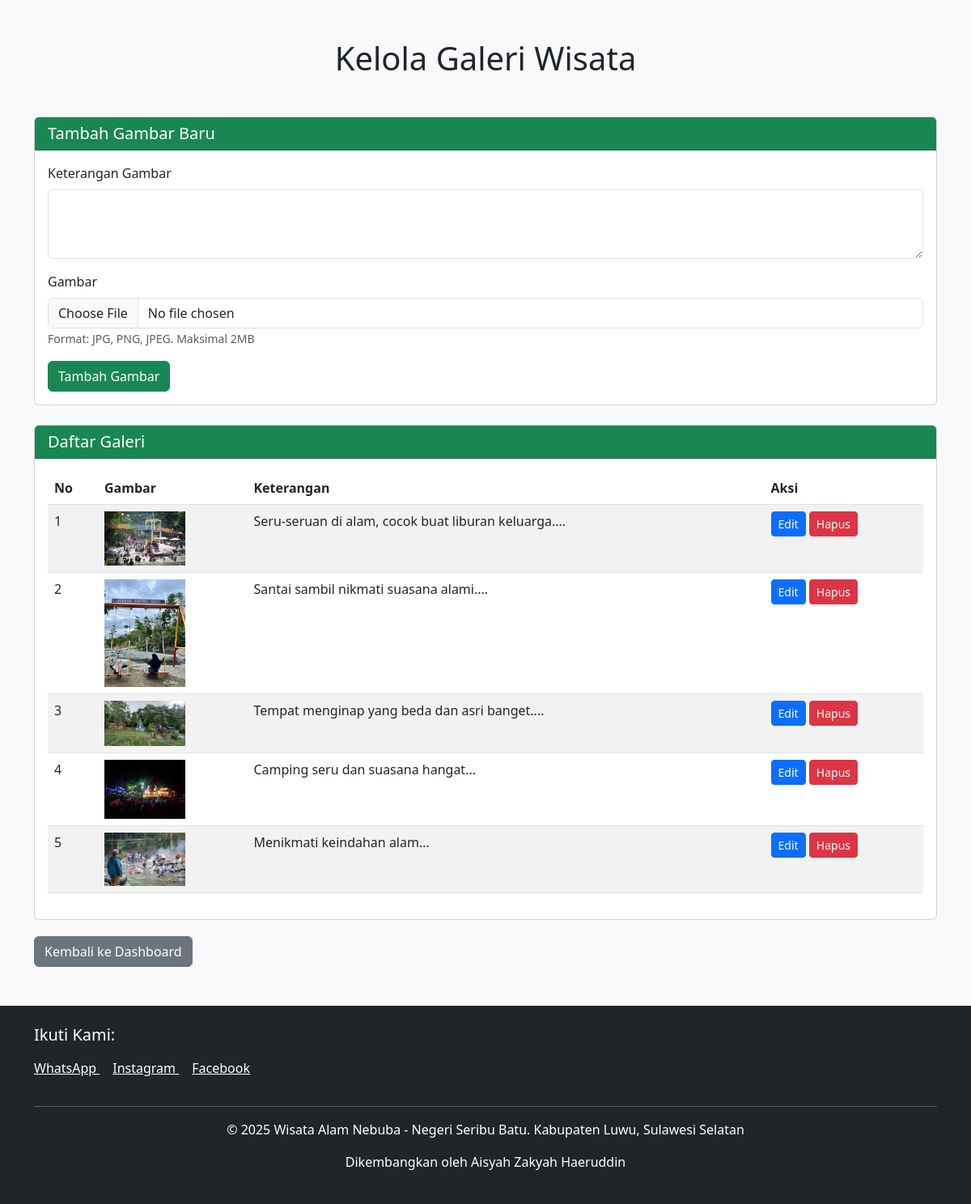
Page /admin/kelola_galeri.php (signed in) on the committed database.
### tables this page shows
CREATE TABLE `galeri` (
  `id` int(11) NOT NULL,
  `keterangan` text NOT NULL,
  `gambar` varchar(250) NOT NULL
);

### admin/kelola_galeri.php (the view, shortened to what this page needs)
<?php
include '../includes/header.php';
include '../config/database.php';
$query = "SELECT * FROM galeri";
$result = mysqli_query($conn, $query);
?>
<div class="container admin-dashboard my-5">
    <h1 class="text-center mb-5">Kelola Galeri Wisata</h1>
    <div class="card mb-4">
        <div class="card-header bg-success text-white">
            <h5 class="mb-0">Tambah Gambar Baru</h5>
        </div>
        <div class="card-body">
            <form method="POST" action="../crud_galeri.php" enctype="multipart/form-data">
                <div class="mb-3">
                    <label for="keterangan" class="form-label">Keterangan Gambar</label>
                    <textarea class="form-control" id="keterangan" name="keterangan" rows="3" required></textarea>
                </div>
                <div class="mb-3">
                    <label for="gambar" class="form-label">Gambar</label>
                    <input type="file" class="form-control" id="gambar" name="gambar" required>
                    <small class="text-muted">Format: JPG, PNG, JPEG. Maksimal 2MB</small>
                </div>
                <button type="submit" name="tambah" class="btn btn-success">Tambah Gambar</button>
            </form>
        </div>
    </div>
    <div class="card">
        <div class="card-header bg-success text-white">
            <h5 class="mb-0">Daftar Galeri</h5>
        </div>
        <div class="card-body">
            <div class="table-responsive">
                <table class="table table-striped">
                    <thead>
                        <tr>
                            <th>No</th>
                            <th>Gambar</th>
                            <th>Keterangan</th>
                            <th>Aksi</th>
                        </tr>
                    </thead>
                    <tbody>
                        <?php $no = 1; while($galeri = mysqli_fetch_assoc($result)): ?>
                        <tr>
                            <td><?= $no++ ?></td>
                            <td><img src="../assets/img/galeri/<?= $galeri['gambar'] ?>" width="100"></td>
                            <td><?= substr($galeri['keterangan'], 0, 50) ?>...</td>
                            <td>
                                 <button class="btn btn-sm btn-primary" data-bs-toggle="modal" data-bs-target="#editModal<?= $galeri['id'] ?>">
        Edit
    </button>
    <a href="../crud_galeri.php?hapus=<?= $galeri['id'] ?>" class="btn btn-sm btn-danger" onclick="return confirm('Yakin ingin menghapus?')">
        Hapus
    </a>
                            </td>
                        </tr>
                        <?php endwhile; ?>
                    </tbody>
                </table>
            </div>
        </div>
    </div>
    <div class="mt-3">
        <a href="dashboard.php" class="btn btn-secondary">Kembali ke Dashboard</a>
    </div>
</div>
<?php include '../includes/footer.php'; ?>

### includes/header.php (shortened to what this page needs)
<!DOCTYPE html>
<html lang="id">
    <link href="https://cdnjs.cloudflare.com/ajax/libs/lightbox2/2.11.3/css/lightbox.min.css" rel="stylesheet">
<head>
    <link rel="stylesheet" href="https://cdnjs.cloudflare.com/ajax/libs/font-awesome/6.4.0/css/all.min.css">
    <link href="https://cdn.jsdelivr.net/npm/bootstrap@5.3.0/dist/css/bootstrap.min.css" rel="stylesheet">
    <link href="https://cdn.jsdelivr.net/npm/bootstrap@5.3.0/dist/css/bootstrap.min.css" rel="stylesheet">
    <link rel="stylesheet" href="assets/css/style.css">
</head>
<body>

### includes/footer.php (shortened to what this page needs)
<footer class="bg-dark text-white py-4 mt-5">
    <div class="container">
        <div class="row">
            <div class="col-md-6 text-center text-md-start">
                <h5>Ikuti Kami:</h5>
                <div class="social-media mb-3">
                    <a href="https://wa.me/6285342747891" class="text-white me-3" target="_blank" title="WhatsApp">
                        <i class="bi bi-whatsapp fs-4"></i> WhatsApp
                    </a>
                    <a href="https://www.instagram.com/nebuba/" class="text-white me-3" target="_blank" title="Instagram">
                        <i class="bi bi-instagram fs-4"></i> Instagram
                    </a>
                    <a href="https://www.facebook.com/profile.php?id=100090344000936" class="text-white" target="_blank" title="Facebook">
                        <i class="bi bi-facebook fs-4"></i> Facebook
                    </a>
                </div>
            </div>
        </div>
        <hr>
        <div class="text-center">
            <p>&copy; 2025 Wisata Alam Nebuba - Negeri Seribu Batu. Kabupaten Luwu, Sulawesi Selatan</p>
            <p>Dikembangkan oleh Aisyah Zakyah Haeruddin</p>
        </div>
    </div>
</footer>

### assets/css/style.css (style rules this page uses)
body { font-family: "Segoe UI", Tahoma, Geneva, Verdana, sans-serif; background-color: #f8f9fa; }
.bg-dark { background-color: #000; }
.card { transition: transform 0.3s; margin-bottom: 20px; }
.admin-dashboard { min-height: 80vh; }
.table-responsive { overflow-x: auto; }

### rows in the picture
galeri: gambar (picture), keterangan "Seru-seruan di alam, cocok buat liburan keluarga."
galeri: gambar (picture), keterangan "Santai sambil nikmati suasana alami."
galeri: gambar (picture), keterangan "Tempat menginap yang beda dan asri banget."
galeri: gambar (picture), keterangan "Camping seru dan suasana hangat"
galeri: gambar (picture), keterangan "Menikmati keindahan alam"
